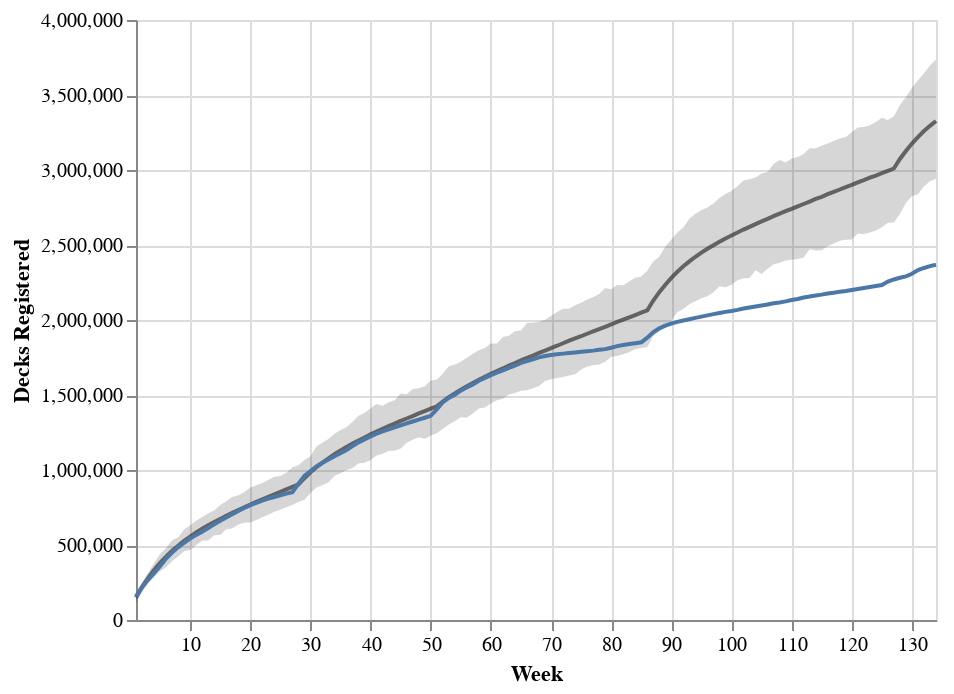

Here is the notebook cell this chart was saved with:
### Code cell
from pymc3_altair import plot_prior_predictor_altair


chart_prediction_1 = plot_prior_predictor_altair(model_6, model_data)
chart_prediction_1.properties(width="container").save(
    "./altair_output/prediction_1.json"
)
chart_prediction_1

### Figure 1 — Vega-Lite specification as saved in the notebook (floating-point values rounded to 4 significant figures; data arrays with more than 128 entries replaced by an {"elided": "..."} marker saying what was removed)
{"config": {"view": {"continuousWidth": 400, "continuousHeight": 300}}, "layer": [{"mark": {"type": "area", "color": "#333333", "opacity": 0.2}, "encoding": {"tooltip": [{"type": "quantitative", "field": "Total_scaled", "format": ",.0f", "title": "Registered Decks"}, {"type": "quantitative", "field": "max_posterior_predictor", "format": ",.0f", "title": "Model Max"}, {"type": "quantitative", "field": "mean_posterior_predictor", "format": ",.0f", "title": "Model Mean"}, {"type": "quantitative", "field": "min_posterior_predictor", "format": ",.0f", "title": "Model Min"}], "x": {"type": "quantitative", "field": "Week_nr", "scale": {"domain": [1, 134], "nice": false, "zero": false}, "title": "Week"}, "y": {"type": "quantitative", "field": "min_posterior_predictor", "title": "Decks Registered"}, "y2": {"field": "max_posterior_predictor"}}}, {"mark": {"type": "line", "color": "#333333", "opacity": 0.7}, "encoding": {"tooltip": [{"type": "quantitative", "field": "Total_scaled", "format": ",.0f", "title": "Registered Decks"}, {"type": "quantitative", "field": "max_posterior_predictor", "format": ",.0f", "title": "Model Max"}, {"type": "quantitative", "field": "mean_posterior_predictor", "format": ",.0f", "title": "Model Mean"}, {"type": "quantitative", "field": "min_posterior_predictor", "format": ",.0f", "title": "Model Min"}], "x": {"type": "quantitative", "field": "Week_nr", "scale": {"domain": [1, 134], "nice": false, "zero": false}, "title": "Week"}, "y": {"type": "quantitative", "field": "mean_posterior_predictor"}}}, {"mark": "line", "encoding": {"tooltip": [{"type": "quantitative", "field": "Total_scaled", "format": ",.0f", "title": "Registered Decks"}, {"type": "quantitative", "field": "max_posterior_predictor", "format": ",.0f", "title": "Model Max"}, {"type": "quantitative", "field": "mean_posterior_predictor", "format": ",.0f", "title": "Model Mean"}, {"type": "quantitative", "field": "min_posterior_predictor", "format": ",.0f", "title": "Model Min"}], "x": {"type": "quantitative", "field": "Week_nr", "scale": {"domain": [1, 134], "nice": false, "zero": false}, "title": "Week"}, "y": {"type": "quantitative", "field": "Total_scaled"}}}], "data": {"name": "data-c019ce8d1711385685bf3a34608bd680"}, "$schema": "https://vega.github.io/schema/vega-lite/v4.8.1.json", "datasets": {"data-c019ce8d1711385685bf3a34608bd680": {"elided": "134 records"}}}
